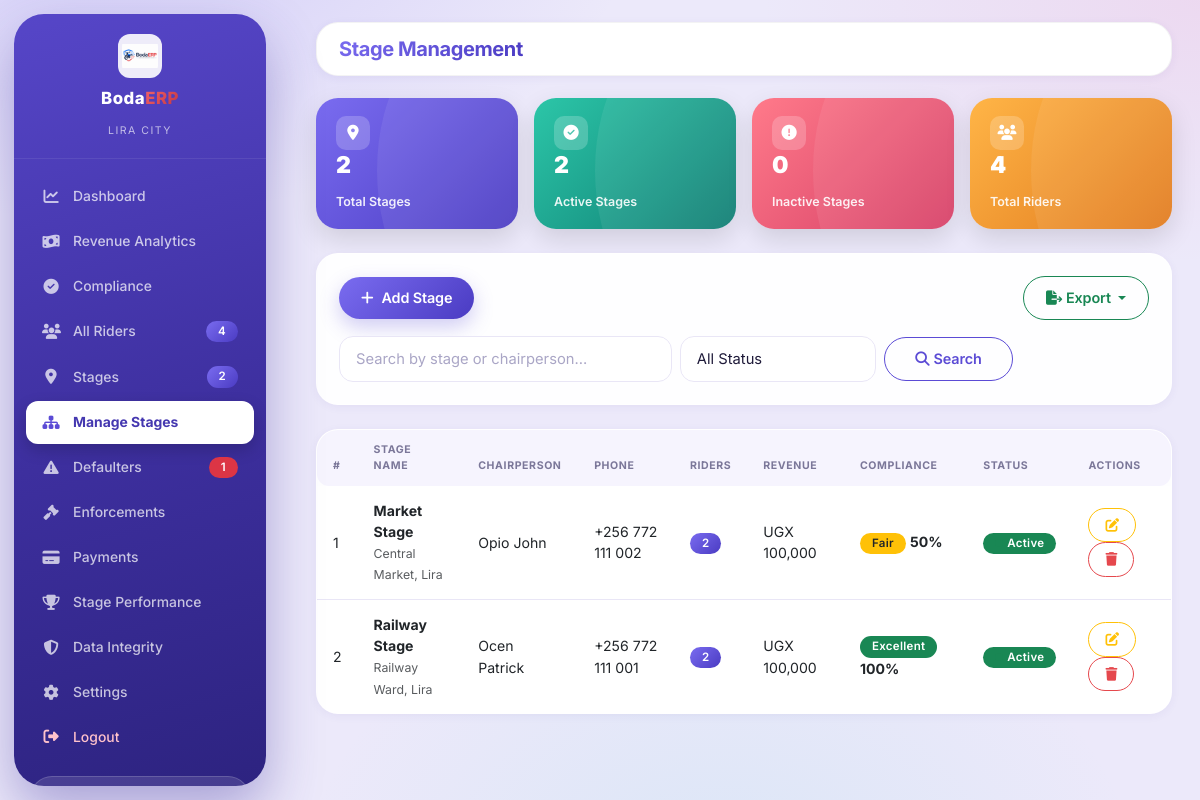
The app's page /pages/citycouncil/stage-management.php (signed in) with its own data.
### tables this page shows
CREATE TABLE stages (
  id          INT AUTO_INCREMENT PRIMARY KEY,
  city_id     CHAR(3) NOT NULL,
  code        VARCHAR(20) NOT NULL UNIQUE,           
  name        VARCHAR(120) NOT NULL,
  location    VARCHAR(150),
  route       VARCHAR(150),
  chairperson_name  VARCHAR(150),    
  chairperson_phone VARCHAR(30),
  status      ENUM('active','inactive') NOT NULL DEFAULT 'active',
  created_at  DATETIME NOT NULL DEFAULT CURRENT_TIMESTAMP,
  updated_at  DATETIME NOT NULL DEFAULT CURRENT_TIMESTAMP ON UPDATE CURRENT_TIMESTAMP,
  FOREIGN KEY (city_id) REFERENCES cities(id) ON DELETE RESTRICT,
  INDEX idx_stage_city (city_id)
);

### includes/db_helpers.php (called while the page is built, shortened)
<?php
require_once __DIR__ . '/../config/database.php';
function _dbPrepare(string $sql, array $params = []): mysqli_stmt {
    $values = $params;
    if ($params !== [] && array_keys($params) !== range(0, count($params) - 1)) {
        $values = [];
        $sql = preg_replace_callback('/:([a-zA-Z_][a-zA-Z0-9_]*)/', function ($m) use ($params, &$values) {
            $values[] = $params[$m[1]] ?? null;
            return '?';
        }, $sql);
    }
    $stmt = db()->prepare($sql);
    if ($values !== []) {
        $types = '';
        foreach ($values as $v) {
            if (is_int($v))       $types .= 'i';
            elseif (is_float($v)) $types .= 'd';
            elseif (is_bool($v))  { $types .= 'i'; }
            else                   $types .= 's';
        }
        $bound = [];
        foreach ($values as $k => $v) {
            $bound[$k] = is_bool($v) ? (int) $v : $v;
        }
        $stmt->bind_param($types, ...$bound);
    }
    return $stmt;
}
function fetchAll(string $sql, array $params = []): array {
    $stmt = _dbPrepare($sql, $params);
    $stmt->execute();
    $result = $stmt->get_result();
    $rows = $result->fetch_all(MYSQLI_ASSOC);
    return $rows;
}
function fetchValue(string $sql, array $params = []) {
    $stmt = _dbPrepare($sql, $params);
    $stmt->execute();
    $row = $stmt->get_result()->fetch_row();
    return $row === null ? null : $row[0];
}

### config/database.php (called while the page is built, shortened)
<?php
function db(): mysqli {
    static $link = null;
    if ($link === null) {
        try {
            $link = mysqli_connect(DB_HOST, DB_USER, DB_PASS, DB_NAME, (int) DB_PORT);
            $link->set_charset(DB_CHARSET);
        } catch (mysqli_sql_exception $e) {
            error_log('BodaERP DB Connection Error: ' . $e->getMessage());
            die('Database connection failed. Please try again later or contact support.');
        }
    }
    return $link;
}

### includes/functions.php (called while the page is built, shortened)
<?php
require_once __DIR__ . '/db_helpers.php';
function formatCurrency($amount, string $currency = 'UGX'): string {
    return $currency . ' ' . number_format((float) $amount);
}
function h(?string $s): string {
    return htmlspecialchars($s ?? '', ENT_QUOTES, 'UTF-8');
}

### pages/citycouncil/stage-management.php (the view, shortened to what this page needs)
<?php
$cityId = $_SESSION['city_id'];
$search = trim($_GET['q'] ?? '');
$stageWhere = "WHERE s.city_id = :city"; $stageParams = ['city' => $cityId];
$stages = fetchAll("SELECT s.*, v.rider_count, v.compliance_pct,
    (SELECT COALESCE(SUM(p.amount),0) FROM payments p WHERE p.city_id = s.city_id AND p.rider_id IN (SELECT id FROM riders WHERE stage_id = s.id) AND p.status='Confirmed') AS revenue
    FROM stages s LEFT JOIN v_stage_stats v ON v.stage_id = s.id
    $stageWhere ORDER BY s.name", $stageParams);
$totalStages = count($stages);
$activeStages = count(array_filter($stages, fn($s) => $s['status'] === 'active'));
$totalRiders = (int) fetchValue("SELECT COUNT(*) FROM riders WHERE city_id = ? AND deleted_at IS NULL", [$cityId]);
?>
<!DOCTYPE html>
<html lang="en">
<head>
    <?php $pageTitle = 'Stage Management - BodaERP'; require __DIR__ . '/../../includes/partials/head-assets.php'; ?>
</head>
<body>
<?php require __DIR__ . '/../../includes/partials/sidebar-citycouncil.php'; ?>
<div class="main-content" id="mainContent">
    <header class="top-header">
        <div class="d-flex justify-content-between align-items-center">
            <div class="d-flex align-items-center gap-3">
                <h5 class="mb-0 fw-bold"><span class="text-gradient-blue">Stage Management</span></h5>
            </div>
        </div>
    </header>
    <div class="content-area">
        <div class="row g-3 mb-4">
            <div class="col-md-3 col-6"><div class="stat-hero-card grad-blue"><div class="stat-hero-icon"><i class="fas fa-map-marker-alt"></i></div><div><div class="stat-hero-value"><?= $totalStages ?></div><div class="stat-hero-label">Total Stages</div></div></div></div>
            <div class="col-md-3 col-6"><div class="stat-hero-card grad-green"><div class="stat-hero-icon"><i class="fas fa-check-circle"></i></div><div><div class="stat-hero-value"><?= $activeStages ?></div><div class="stat-hero-label">Active Stages</div></div></div></div>
            <div class="col-md-3 col-6"><div class="stat-hero-card grad-red"><div class="stat-hero-icon"><i class="fas fa-exclamation-circle"></i></div><div><div class="stat-hero-value"><?= $totalStages - $activeStages ?></div><div class="stat-hero-label">Inactive Stages</div></div></div></div>
            <div class="col-md-3 col-6"><div class="stat-hero-card grad-gold"><div class="stat-hero-icon"><i class="fas fa-users"></i></div><div><div class="stat-hero-value"><?= number_format($totalRiders) ?></div><div class="stat-hero-label">Total Riders</div></div></div></div>
        </div>
        <div class="card mb-4">
            <div class="card-body">
                <div class="d-flex justify-content-between align-items-center flex-wrap gap-2 mb-3">
                    <button class="btn btn-primary" data-bs-toggle="modal" data-bs-target="#stageModal" onclick="openAddStage()"><i class="fas fa-plus me-2"></i>Add Stage</button>
                    <?php $exportTableId='stagesTable'; $exportFilename='stages'; $exportTitle='Stage Management'; require __DIR__ . '/../../includes/partials/export-toolbar.php'; ?>
                </div>
                <form class="row g-2 align-items-center no-print" method="get">
                    <div class="col-md-5"><input type="text" class="form-control" name="q" value="<?= h($search) ?>" placeholder="Search by stage or chairperson..."></div>
                    <div class="col-md-3">
                        <select class="form-select" name="status" onchange="this.form.submit()">
                            <option value="">All Status</option>
                        </select>
                    </div>
                    <div class="col-md-2"><button type="submit" class="btn btn-outline-primary w-100"><i class="fas fa-search me-1"></i>Search</button></div>
                </form>
            </div>
        </div>
        <div class="card">
            <div class="card-body p-0">
                <div class="table-responsive">
                    <table class="table table-hover mb-0" id="stagesTable">
                        <thead><tr><th>#</th><th>Stage Name</th><th>Chairperson</th><th>Phone</th><th>Riders</th><th>Revenue</th><th>Compliance</th><th>Status</th><th class="no-export">Actions</th></tr></thead>
                        <tbody>
                        <?php foreach ($stages as $i => $s):
                            $compliance = (float) ($s['compliance_pct'] ?? 0);
                            $cBadge = $compliance >= 80 ? 'bg-success' : ($compliance >= 70 ? 'bg-primary' : ($compliance >= 50 ? 'bg-warning text-dark' : 'bg-danger'));
                            $cLabel = $compliance >= 80 ? 'Excellent' : ($compliance >= 70 ? 'Good' : ($compliance >= 50 ? 'Fair' : 'Poor'));
                        ?>
                            <tr>
                                <td><?= $i + 1 ?></td>
                                <td><strong><?= h($s['name']) ?></strong><br><small class="text-muted"><?= h($s['location'] ?: '') ?></small></td>
                                <td><?= h($s['chairperson_name'] ?: '—') ?></td>
                                <td><?= h($s['chairperson_phone'] ?: '—') ?></td>
                                <td><span class="badge bg-primary"><?= (int) $s['rider_count'] ?></span></td>
                                <td><?= h(formatCurrency($s['revenue'])) ?></td>
                                <td><span class="badge <?= $cBadge ?>"><?= $cLabel ?></span> <span class="fw-bold"><?= $compliance ?>%</span></td>
                                <td><span class="badge bg-<?= $s['status'] === 'active' ? 'success' : 'secondary' ?>"><span class="status-dot <?= h($s['status']) ?>"></span><?= ucfirst($s['status']) ?></span></td>
                                <td class="no-export">
                                    <button class="btn btn-sm btn-outline-warning" onclick="openEditStage(<?= (int) $s['id'] ?>)"><i class="fas fa-edit"></i></button>
                                    <form method="post" class="d-inline" onsubmit="return confirm('Delete this stage? All riders must be reassigned first.');">
                                        <button type="submit" class="btn btn-sm btn-outline-danger"><i class="fas fa-trash"></i></button>
                                    </form>
                                </td>
                            </tr>
                        <?php endforeach; ?>
                        </tbody>
                    </table>
                </div>
            </div>
        </div>
    </div>
</div>
</body>
</html>

### assets/css/admin.css (style rules this page uses)
.main-content { margin-left: 288px; padding: 22px 28px 30px; min-height: 100vh; transition: all var(--transition-normal); }
.top-header { background: var(--pure-white); padding: 14px 22px; border-radius: var(--radius-lg); border: 1px solid rgba(28, 32, 51, 0.05); box-shadow: var(--shadow-sm); margin-bottom: 22px; transition: all var(--transition-normal); }
.content-area { animation: fadeInUp 0.5s ease forwards; }
.top-header .d-flex.justify-content-between { flex-wrap: wrap; row-gap: 10px; }
.stat-hero-card { border-radius: var(--radius-lg); padding: 18px 20px; color: var(--pure-white); position: relative; overflow: hidden; min-height: 110px; display: flex; flex-direction: column; justify-content: space-between; box-shadow: 0 10px 26px rgba(0, 0, 0, 0.12); transition: all var(--transition-normal); height: 100%; }
.stat-hero-card::after { content: ''; position: absolute; top: -55%; right: -20%; width: 90%; height: 220%; background: rgba(255, 255, 255, 0.07); border-radius: 50%; }
.stat-hero-card .stat-hero-icon { width: 34px; height: 34px; border-radius: 10px; background: rgba(255, 255, 255, 0.2); display: flex; align-items: center; justify-content: center; font-size: 0.95rem; position: relative; z-index: 1; }
.stat-hero-card .stat-hero-label { font-size: 0.78rem; font-weight: 600; opacity: 0.9; margin-top: 14px; position: relative; z-index: 1; }
.stat-hero-card .stat-hero-value { font-size: 1.45rem; font-weight: 900; margin-top: 2px; line-height: 1.15; position: relative; z-index: 1; word-break: break-word; }
.stat-hero-card.grad-blue { background: var(--primary-blue-gradient); }
.stat-hero-card.grad-red { background: linear-gradient(135deg, #ff7a8a 0%, #d63f66 100%); }
.stat-hero-card.grad-gold { background: linear-gradient(135deg, #ffb547 0%, #e17a1d 100%); }
.stat-hero-card.grad-green { background: linear-gradient(135deg, #2cc6a8 0%, #0e7c72 100%); }

### assets/css/component.css (style rules this page uses)
.status-dot { display: inline-block; width: 10px; height: 10px; border-radius: 50%; margin-right: 6px; }
.status-dot.active { background: #198754; }

### pages/citycouncil/stage-management.php (style rules this page uses)
.status-dot { display: inline-block; width: 8px; height: 8px; border-radius: 50%; margin-right: 4px; }
.status-dot.active { background: #198754; }

### records on screen
stages: name "Market Stage", location "Central Market, Lira", chairperson_name "Opio John", chairperson_phone "+256 772 111 002", rider_count "2", revenue "UGX 100,000", cLabel "Fair", compliance "50", status "Active"
stages: name "Railway Stage", location "Railway Ward, Lira", chairperson_name "Ocen Patrick", chairperson_phone "+256 772 111 001", rider_count "2", revenue "UGX 100,000", cLabel "Excellent", compliance "100", status "Active"

### other values on screen
$_SESSION['city_name'] "LIRA CITY"
$label "Dashboard"
$label "Revenue Analytics"
$label "Compliance"
$label "All Riders"
$badge[1] "4"
$label "Stages"
$badge[1] "2"
$label "Manage Stages"
$label "Defaulters"
$badge[1] "1"
$label "Enforcements"
$label "Payments"
$label "Stage Performance"
$label "Data Integrity"
